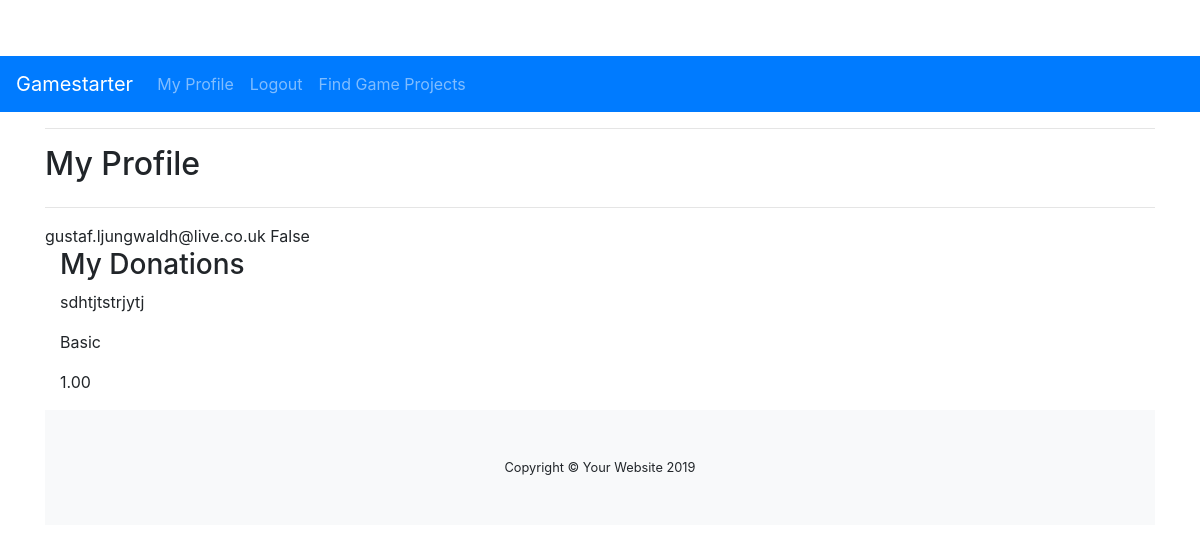
/profile/ (signed in), run on the app's committed database.
### profiles/models.py (models this page shows, shortened)
class Profile(models.Model):
    user = models.OneToOneField(User, on_delete=models.CASCADE)
    is_creator = models.BooleanField(default=False, null=True, blank=True)

### checkout/models.py (models this page shows, shortened)
class Order(models.Model):
    user = models.ForeignKey(Profile, null=True, blank=True, on_delete=models.SET_NULL, related_name='donations')
    donation_item = models.ForeignKey(Donation, null=True, blank=True, on_delete=models.CASCADE)
    order_number = models.CharField(max_length=32, null=False, editable=False)
    stripe_pid = models.CharField(max_length=254, null=False, blank=False, default='')
    created_at = models.DateTimeField(blank=False, null=False, default=timezone.now)
    game_project = models.ForeignKey(GameProject, null=True, blank=True, on_delete=models.CASCADE)

### subscription/models.py (models this page shows)
class Donation(models.Model):
    title = models.CharField(max_length=50)
    description = models.TextField()
    amount = models.DecimalField(max_digits=6, decimal_places=2)
    game_project = models.ForeignKey(GameProject, null=True, blank=True, on_delete=models.CASCADE)
    def __str__(self):
        return self.title

### profiles/views.py (the view)
# urls.py: path('profile/', include('profiles.urls')),
@login_required
def profile(request):
    profile = get_object_or_404(Profile, user=request.user)
    orders = Order.objects.filter(user=profile)  # Display what user is subscribed to
    game_projects = GameProject.objects.filter(owner=profile)  # Displaying, if a creator, what projects they've created + any relevant data
    template = 'profiles/profile.html'
    context = {
        'profile': profile,
        'orders': orders,
        'game_projects': game_projects,
    }
    return render(request, template, context)

### profiles/templates/profiles/profile.html (shortened to what this page needs)
{% extends "base.html" %}
{% load static %}
{% block content %}
    <div class="container">
        <div class="row">
            <div class="col">
                <hr>
                <h2 class="logo-font mb-4">My Profile</h2>
                <hr>
            </div>
        </div>
        {{ profile.user.email }}
        {{ profile.is_creator }}
        <div class="container">
            <div class="row">
                <div class="col-md-4">
                <h3>My Donations</h3>
                {% for order in orders %}
                <p>{{ order.stripe_pid }}</p>
                <p>{{ order.donation_item }}</p>
                <p>{{ order.donation_item.amount }}</p>
                {% endfor %}
                </div>
            </div>
        </div>
{% endblock %}

### static/css/base.css (style rules this page uses)
body { padding-top: 56px; }

### data on the page
Profile: user.email "gustaf.ljungwaldh@live.co.uk", is_creator "False"
Order: stripe_pid "sdhtjtstrjytj", donation_item "Basic", donation_item.amount "1.00"
